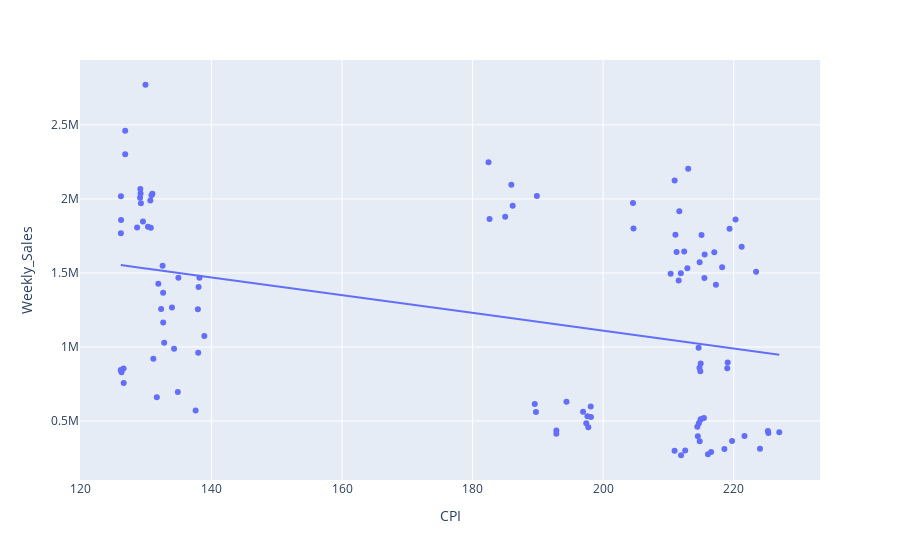

Notebook cell for this chart:
### Markdown cell above
- Relation positive faible mais significative (pente)
   - La dispersion augmente avec le taux de chômage
   - Potentielle relation non-linéaire à explorer

### Code cell
# graph de l'impact de l'inflation sur les ventes
fig = px.scatter(df, x='CPI', y='Weekly_Sales', trendline='ols')
fig.show()
